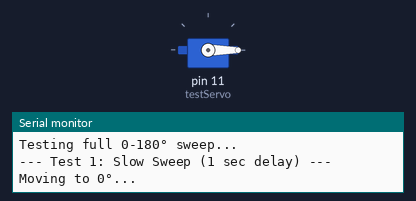
Recording of a sketch running on a simulated Arduino Uno, built with avr-gcc and run on an emulated ATmega328P. Parts: servo, the last lines printed to the serial monitor.

Above: at 1.05 s.
At 6.0 s:
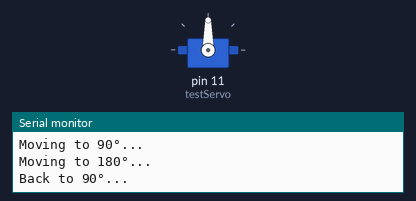
At 13.0 s:
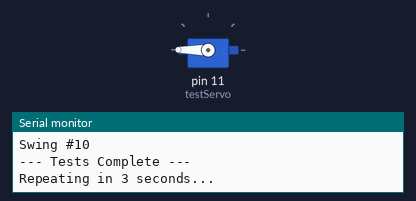
Timing chart, 0 to 16.6 s (numbered marks = the images above):
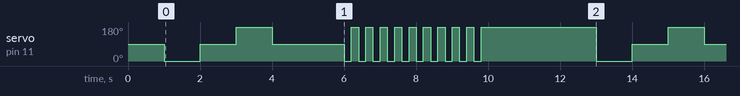

The sketch:

ServoTest.ino
```cpp
/*
 * SERVO POWER TEST
 * Tests if servo has enough power to complete full swing
 *
 * WIRING (MINIMAL):
 * Servo Brown  → GND
 * Servo Red    → 5V
 * Servo Orange → Pin 11
 *
 * DISCONNECT LCD temporarily for this test!
 */

#include <Servo.h>

Servo testServo;

void setup() {
  Serial.begin(9600);
  Serial.println("=== SERVO POWER TEST ===");
  Serial.println("Testing full 0-180° sweep...");

  testServo.attach(11);
  delay(1000);
}

void loop() {
  // Test 1: Slow full sweep
  Serial.println("\n--- Test 1: Slow Sweep (1 sec delay) ---");

  Serial.println("Moving to 0°...");
  testServo.write(0);
  delay(1000);

  Serial.println("Moving to 90°...");
  testServo.write(90);
  delay(1000);

  Serial.println("Moving to 180°...");
  testServo.write(180);
  delay(1000);

  Serial.println("Back to 90°...");
  testServo.write(90);
  delay(2000);

  // Test 2: Fast oscillation (like fan)
  Serial.println("\n--- Test 2: Fast Oscillation (200ms) ---");
  for(int i = 0; i < 10; i++) {
    Serial.print("Swing #"); Serial.println(i+1);
    testServo.write(0);
    delay(200);
    testServo.write(180);
    delay(200);
  }

  Serial.println("\n--- Tests Complete ---");
  Serial.println("Repeating in 3 seconds...\n");
  delay(3000);
}
```

Measured:
- by itself, servo on pin 11 (testServo): moves between 0° and 180°, repeating every 12.0 s
